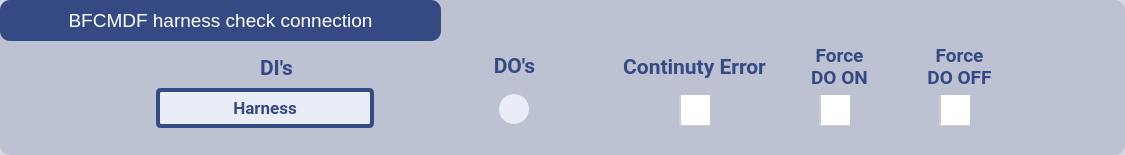
  <widget class="QGroupBox" name="groupBox">
   <property name="geometry">
    <rect>
     <x>377</x>
     <y>60</y>
     <width>1125</width>
     <height>155</height>
    </rect>
   </property>
   <property name="styleSheet">
    <string notr="true">background:color rgb(150,160,186,40%);
border-radius:10px;</string>
   </property>
   <property name="title">
    <string/>
   </property>
   <widget class="QLabel" name="lblHarnessLED">
    <property name="geometry">
     <rect>
      <x>499</x>
      <y>94</y>
      <width>30</width>
      <height>30</height>
     </rect>
    </property>
    <property name="styleSheet">
     <string notr="true">background:rgb(234, 236, 247);
border-radius:15px;</string>
    </property>
    <property name="text">
     <string/>
    </property>
   </widget>
   <widget class="QLabel" name="lblHarness">
    <property name="geometry">
     <rect>
      <x>156</x>
      <y>88</y>
      <width>218</width>
      <height>40</height>
     </rect>
    </property>
    <property name="font">
     <font>
      <family>Roboto</family>
      <pointsize>13</pointsize>
      <weight>75</weight>
      <bold>true</bold>
     </font>
    </property>
    <property name="styleSheet">
     <string notr="true">background:rgb(234, 236, 247);
border: 4px solid rgb(53,74, 131);
color:rgb(53,74, 131);
border-radius:5px;



</string>
    </property>
    <property name="text">
     <string>Harness</string>
    </property>
    <property name="alignment">
     <set>Qt::AlignCenter</set>
    </property>
   </widget>
   <widget class="QPushButton" name="pbHarness">
    <property name="geometry">
     <rect>
      <x>0</x>
      <y>0</y>
      <width>441</width>
      <height>41</height>
     </rect>
    </property>
    <property name="font">
     <font>
      <pointsize>14</pointsize>
     </font>
    </property>
    <property name="styleSheet">
     <string notr="true">background-color: rgb(53, 74, 131); 
color: rgb(255, 255, 255);</string>
    </property>
    <property name="text">
     <string>BFCMDF harness check connection</string>
    </property>
   </widget>
   <widget class="QLabel" name="label_103">
    <property name="geometry">
     <rect>
      <x>260</x>
      <y>49</y>
      <width>61</width>
      <height>38</height>
     </rect>
    </property>
    <property name="font">
     <font>
      <family>Roboto</family>
      <pointsize>16</pointsize>
      <weight>75</weight>
      <bold>true</bold>
     </font>
    </property>
    <property name="styleSheet">
     <string notr="true">background:color rgb(150,160,186,1%);
color:rgb(53,74, 131);</string>
    </property>
    <property name="text">
     <string>DI's</string>
    </property>
   </widget>
   <widget class="QLabel" name="label_104">
    <property name="geometry">
     <rect>
      <x>474</x>
      <y>49</y>
      <width>81</width>
      <height>33</height>
     </rect>
    </property>
    <property name="font">
     <font>
      <family>Roboto</family>
      <pointsize>16</pointsize>
      <weight>75</weight>
      <bold>true</bold>
     </font>
    </property>
    <property name="styleSheet">
     <string notr="true">background:color rgb(150,160,186,1%);
color:rgb(53,74, 131);</string>
    </property>
    <property name="text">
     <string>DO's</string>
    </property>
    <property name="alignment">
     <set>Qt::AlignCenter</set>
    </property>
   </widget>
   <widget class="QLabel" name="label_105">
    <property name="geometry">
     <rect>
      <x>599</x>
      <y>41</y>
      <width>191</width>
      <height>51</height>
     </rect>
    </property>
    <property name="font">
     <font>
      <family>Roboto</family>
      <pointsize>16</pointsize>
      <weight>75</weight>
      <bold>true</bold>
     </font>
    </property>
    <property name="styleSheet">
     <string notr="true">background:color rgb(150,160,186,1%);
color:rgb(53,74, 131);</string>
    </property>
    <property name="text">
     <string>Continuty Error</string>
    </property>
    <property name="alignment">
     <set>Qt::AlignCenter</set>
    </property>
   </widget>
   <widget class="QCheckBox" name="ckHarnessContinutyError">
    <property name="geometry">
     <rect>
      <x>679</x>
      <y>95</y>
      <width>31</width>
      <height>31</height>
     </rect>
    </property>
    <property name="font">
     <font>
      <pointsize>-1</pointsize>
     </font>
    </property>
    <property name="styleSheet">
     <string notr="true">QCheckBox {
    spacing: 18px; /* Adjust spacing between the checkbox and text */
    font-size: 28px; /* Set the font size */
    background-color: rgba(150, 160, 186, 1%); /* Background color */
 color:rgb(53,74, 131);
}

QCheckBox::indicator {
    width: 30px; /* Adjust the width of the checkbox indicator */
    height: 30px; /* Adjust the height of the checkbox indicator */
    border-radius: 30px; /* Make the indicator circular */
    border: 2px solid #cccccc; /* Add a border around the indicator */
color:rgb(53,74, 131);
}

QCheckBox::indicator:checked {
    background-color: #000000; /* Change the background color of the indicator when checked */
    border: 2px solid #ffffff; /* Add a border around the indicator when checked */
color:rgb(53,74, 131);
}

QCheckBox::indicator:unchecked {
    background-color: #ffffff; /* Change the background color of the indicator when unchecked */
color:rgb(53,74, 131);
}
</string>
    </property>
    <property name="text">
     <string/>
    </property>
   </widget>
   <widget class="QLabel" name="label_115">
    <property name="geometry">
     <rect>
      <x>919</x>
      <y>41</y>
      <width>81</width>
      <height>51</height>
     </rect>
    </property>
    <property name="font">
     <font>
      <family>Roboto</family>
      <pointsize>14</pointsize>
      <weight>75</weight>
      <bold>true</bold>
     </font>
    </property>
    <property name="styleSheet">
     <string notr="true">background:color rgb(150,160,186,1%);
color:rgb(53,74, 131);</string>
    </property>
    <property name="text">
     <string>Force
DO OFF</string>
    </property>
    <property name="alignment">
     <set>Qt::AlignCenter</set>
    </property>
   </widget>
   <widget class="QLabel" name="label_108">
    <property name="geometry">
     <rect>
      <x>799</x>
      <y>41</y>
      <width>81</width>
      <height>51</height>
     </rect>
    </property>
    <property name="font">
     <font>
      <family>Roboto</family>
      <pointsize>14</pointsize>
      <weight>75</weight>
      <bold>true</bold>
     </font>
    </property>
    <property name="styleSheet">
     <string notr="true">background:color rgb(150,160,186,1%);
color:rgb(53,74, 131);</string>
    </property>
    <property name="text">
     <string>Force
DO ON</string>
    </property>
    <property name="alignment">
     <set>Qt::AlignCenter</set>
    </property>
   </widget>
   <widget class="QCheckBox" name="ckHarnessForceDoOn">
    <property name="geometry">
     <rect>
      <x>819</x>
      <y>95</y>
      <width>31</width>
      <height>31</height>
     </rect>
    </property>
    <property name="font">
     <font>
      <pointsize>-1</pointsize>
     </font>
    </property>
    <property name="styleSheet">
     <string notr="true">QCheckBox {
    spacing: 18px; /* Adjust spacing between the checkbox and text */
    font-size: 28px; /* Set the font size */
    background-color: rgba(150, 160, 186, 1%); /* Background color */
 color:rgb(53,74, 131);
}

QCheckBox::indicator {
    width: 30px; /* Adjust the width of the checkbox indicator */
    height: 30px; /* Adjust the height of the checkbox indicator */
    border-radius: 30px; /* Make the indicator circular */
    border: 2px solid #cccccc; /* Add a border around the indicator */
color:rgb(53,74, 131);
}

QCheckBox::indicator:checked {
    background-color: #000000; /* Change the background color of the indicator when checked */
    border: 2px solid #ffffff; /* Add a border around the indicator when checked */
color:rgb(53,74, 131);
}

QCheckBox::indicator:unchecked {
    background-color: #ffffff; /* Change the background color of the indicator when unchecked */
color:rgb(53,74, 131);
}
</string>
    </property>
    <property name="text">
     <string/>
    </property>
   </widget>
   <widget class="QCheckBox" name="ckHarnessForceDoOff">
    <property name="geometry">
     <rect>
      <x>939</x>
      <y>95</y>
      <width>31</width>
      <height>31</height>
     </rect>
    </property>
    <property name="font">
     <font>
      <pointsize>-1</pointsize>
     </font>
    </property>
    <property name="styleSheet">
     <string notr="true">QCheckBox {
    spacing: 18px; /* Adjust spacing between the checkbox and text */
    font-size: 28px; /* Set the font size */
    background-color: rgba(150, 160, 186, 1%); /* Background color */
 color:rgb(53,74, 131);
}

QCheckBox::indicator {
    width: 30px; /* Adjust the width of the checkbox indicator */
    height: 30px; /* Adjust the height of the checkbox indicator */
    border-radius: 30px; /* Make the indicator circular */
    border: 2px solid #cccccc; /* Add a border around the indicator */
color:rgb(53,74, 131);
}

QCheckBox::indicator:checked {
    background-color: #000000; /* Change the background color of the indicator when checked */
    border: 2px solid #ffffff; /* Add a border around the indicator when checked */
color:rgb(53,74, 131);
}

QCheckBox::indicator:unchecked {
    background-color: #ffffff; /* Change the background color of the indicator when unchecked */
color:rgb(53,74, 131);
}
</string>
    </property>
    <property name="text">
     <string/>
    </property>
   </widget>
  </widget>
